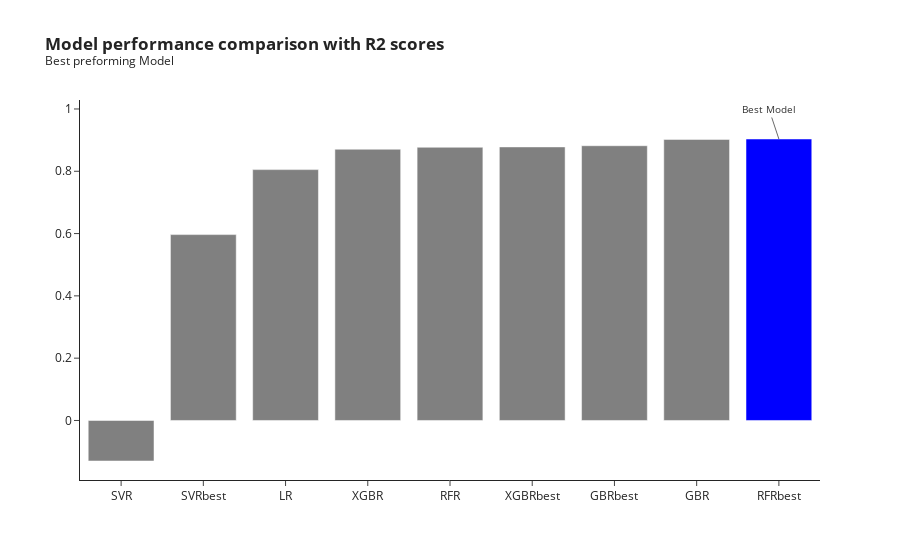

Write notebook code for a chart like this one.
### Code cell
R2_min_idx= df_R2_scores['Test R2_scores'].idxmax()
# find the best R2 score
best_R2_score= df_R2_scores['Test R2_scores'].max()
# find the best R2 score model
best_R2_model= df_R2_scores.loc[R2_min_idx, 'Models']

# Plot the data as a bar chart
fig_R2 = px.bar(
    df_R2_scores,
    x='Models',
    y='Test R2_scores',
    template='simple_white',
    title='<b>Model performance comparison with R2 scores</b><br><sup>Best preforming Model</sup>'
)

# Adjust the size of tick labels and remove axis titles
fig_R2.update_xaxes(tickfont=dict(size=12), title_text='')
fig_R2.update_yaxes(tickfont=dict(size=12), title_text='')

# ===========================================
#    Highlight 'Best' model
# ===========================================
highlighted_bar = best_R2_model
fig_R2.update_traces(
    marker_color=['blue' if x == highlighted_bar else 'grey' for x in df_R2_scores['Models']],  # Blue for 'best', grey for others
    textposition='inside'  # Position the text inside the bars
)

# Find the test RMSE Score for 'best model'
highlighted_bar_score = best_R2_score

# Add annotation for the highlighted bar
fig_R2.add_annotation(
    x=highlighted_bar, y=highlighted_bar_score,  # Coordinates for the annotation
    text="Best Model",  # Text to display
    showarrow=True,  # Use arrow or not
    font=dict(size=10, color="Black"),  # Font settings
    bgcolor="White",  # Background color
    opacity=0.8  # Opacity
)

fig_R2.show()

### Figure 1 — Plotly figure (JSON) as saved in the notebook; plotly's stock layout.template omitted (floating-point values rounded to 4 significant figures)
{"data": [{"alignmentgroup": "True", "hovertemplate": "Models=%{x}<br>Test R2_scores=%{y}<extra></extra>", "legendgroup": "", "marker": {"color": ["grey", "grey", "grey", "grey", "grey", "grey", "grey", "grey", "blue"], "pattern": {"shape": ""}}, "name": "", "offsetgroup": "", "orientation": "v", "showlegend": false, "textposition": "inside", "type": "bar", "x": ["SVR", "SVRbest", "LR", "XGBR", "RFR", "XGBRbest", "GBRbest", "GBR", "RFRbest"], "xaxis": "x", "y": [-0.1301, 0.5967, 0.8053, 0.8708, 0.8771, 0.8782, 0.882, 0.9023, 0.9036], "yaxis": "y"}], "layout": {"annotations": [{"bgcolor": "White", "font": {"color": "Black", "size": 10}, "opacity": 0.8, "showarrow": true, "text": "Best Model", "x": "RFRbest", "y": 0.9036}], "barmode": "relative", "legend": {"tracegroupgap": 0}, "title": {"text": "<b>Model performance comparison with R2 scores</b><br><sup>Best preforming Model</sup>"}, "xaxis": {"anchor": "y", "domain": [0, 1], "tickfont": {"size": 12}, "title": {"text": ""}}, "yaxis": {"anchor": "x", "domain": [0, 1], "tickfont": {"size": 12}, "title": {"text": ""}}}}
